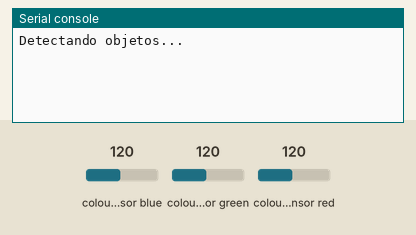
Recording of a program running on a simulated ESP32 board running MicroPython. Parts: the last lines printed to the serial console. The test bench sets the inputs (shaded band); at power-on: colour sensor blue 120, colour sensor green 120, colour sensor red 120. Library files of the repository ran but are not shown: tcs34725.py.

Above: at 1.3 s.
1.4 s: colour sensor blue set to 191
At 1.9 s:
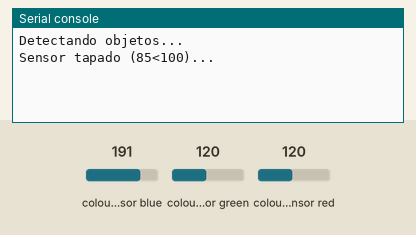
2.9 s: colour sensor green set to 128
At 3.8 s:
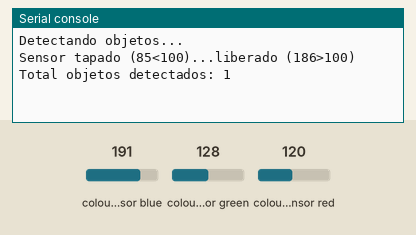
4.4 s: colour sensor red set to 191
At 5.7 s:
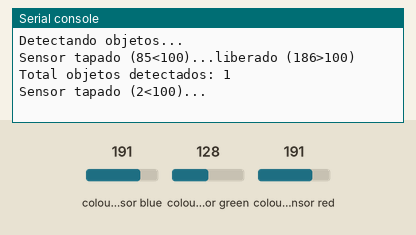

The program:

ejemplo2.py
```python
import tcs34725
import machine
import utime
import neopixel


# Creado por Daniel Alvarez (danidask@gmail.com) para curso de Python de EOI (eoi.es)

i2c=machine.I2C(1, sda=machine.Pin(26), scl=machine.Pin(32), freq=400000 )  # instanciamos y configuramos bus I2C en los pines sda y scl

color_sensor = tcs34725.TCS34725(i2c)
color_sensor.gain(16)
color_sensor.integration_cycles(tcs34725.INTEG_CYCLES_42)
color_sensor.active(True)
utime.sleep_ms(100)

# Usa este codigo para ver los valorese del sensor y calibrar el umbral
# while True:
#     temperature, lux = color_sensor.read_temperature_and_lux()
#     print("temperature {}\tlux {}".format(temperature, lux))
#     utime.sleep_ms(100)

THRESHOLD = const(100)  # umbral por debajo del cual se considera que detecta objeto
contador = 0

lux = THRESHOLD+1
print("Detectando objetos...")
while True:
    # Esperamos que un objeto tape el sensor
    while lux > THRESHOLD:
        utime.sleep_ms(100)
        temperature, lux = color_sensor.read_temperature_and_lux()
    print("Sensor tapado ({:.0f}<{})...".format(lux, THRESHOLD), end='')
    contador += 1
    while lux < THRESHOLD:
        utime.sleep_ms(100)
        temperature, lux = color_sensor.read_temperature_and_lux()
    print("liberado ({:.0f}>{}) Total objetos detectados: {}".format(lux, THRESHOLD, contador))
```

Measured:
- after the input at 1.4 s, the serial console: prints a new line at once (image 1)
- after the input at 2.9 s, the serial console: prints a new line at once (image 2)
- after the input at 4.4 s, the serial console: prints a new line after 0.07 s (image 3)
